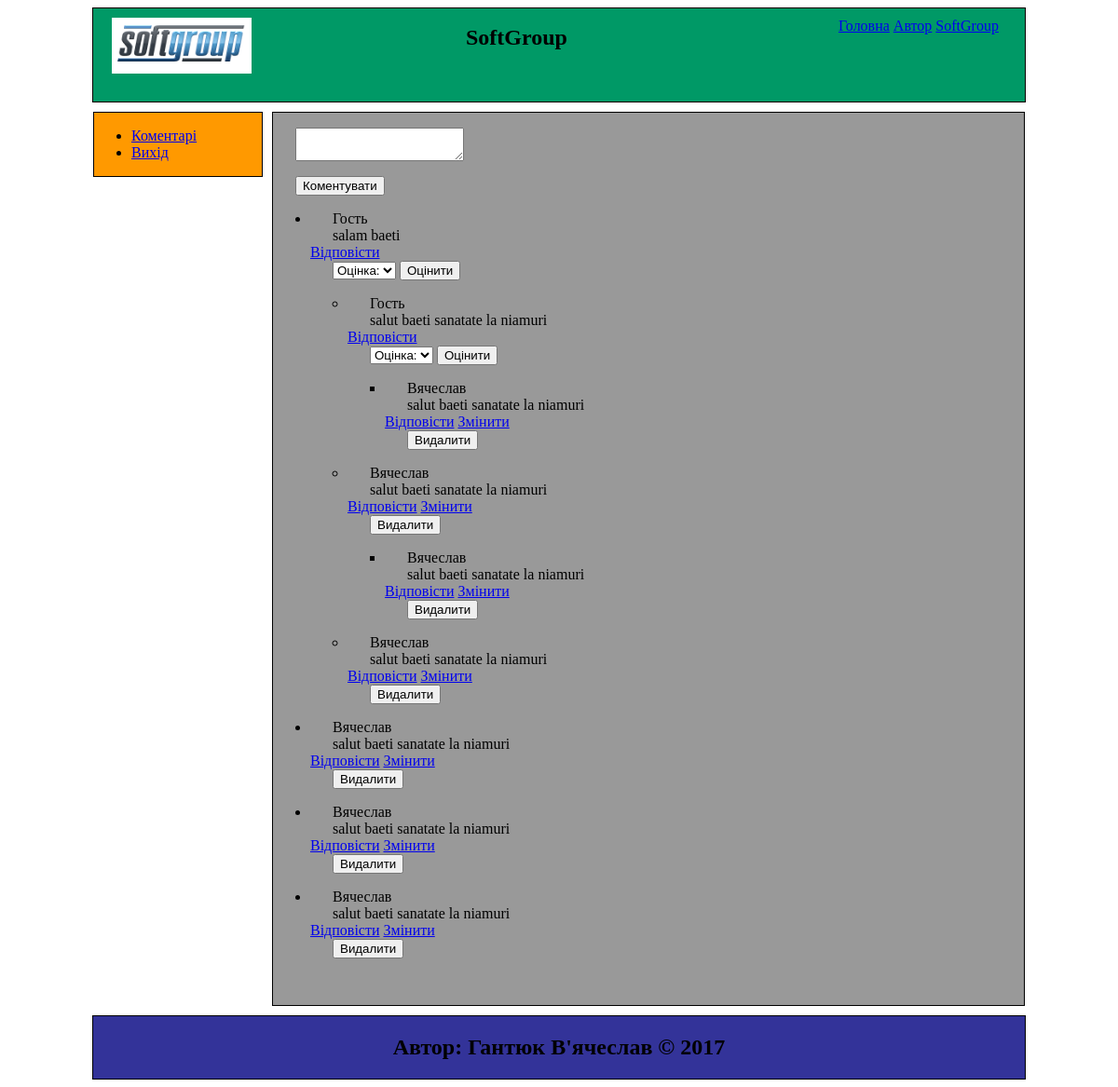
The app's page /main/coments (signed in) with its own data.
### tables this page shows
CREATE TABLE `coments` (
  `id` int(11) NOT NULL,
  `user_id` int(11) NOT NULL,
  `parent_id` int(11) NOT NULL,
  `text` varchar(255) NOT NULL
);

CREATE TABLE `users` (
  `id` int(11) NOT NULL,
  `Name` varchar(30) NOT NULL,
  `Email` varchar(30) NOT NULL,
  `Password` varchar(200) NOT NULL
);

### vender/core/base/Controller.php (called while the page is built, shortened)
<?php
abstract class Controller
{
    public $route = [];
    protected $vars = [];
    public function __construct($route)
    {
        $this->route = $route;
    }
    public function getView()
    {
        $vObj = new View($this->route);
        $vObj->render($this->getVars());
    }
    public function setVars($vars)
    {
        $this->vars = $vars;
    }
    public function getVars()
    {
        return $this->vars;
    }
}
?>

### public/index.php (called while the page is built, shortened)
<?php
$qveri = rtrim($_SERVER['QUERY_STRING'], '/');
spl_autoload_register(function ($class) {
    $file = ROOT . '/' . str_replace('\\', '/', $class) . '.php';
});
Router::dispatch($qveri);
?>

### config_db.php (called while the page is built)
<?php
return [
    'host' => 'localhost',
    'users' => 'root',
    'paswd' => '',
    'DB' => 'MVC_Coments'
];
?>

### vender/core/DB.php (called while the page is built, shortened)
<?php
class DB
{
    protected static $_instanse;
    protected function __construct()
    {
        $db = require ROOT . '/config_db.php';
        $this->_mysqli = new \mysqli($db['host'], $db['users'], $db['paswd'], $db['DB']);
    }
    public static function instanse()
    {
        if (self::$_instanse === null):
            self::$_instanse = new self;
        endif;
        return self::$_instanse;
    }
}
?>

### app/models/Coments.php (called while the page is built, shortened)
<?php
class Coments extends DB
{
    public function __construct()
    {
        $this->mysql_conect = DB::instanse();
    }
    public function ShowWherParentId($id)
    {
        return $this->mysql_conect->_mysqli->query("SELECT c.id, c.parent_id,c.text,u.Name,u.id AS user_id  FROM coments c INNER JOIN users u ON c.user_id = u.id WHERE c.parent_id = " . $id);
    }
}

### app/views/Main/coments.php (the view, shortened to what this page needs)
<?php
function getComment($row)
{ ?>
    <li class="coment">
        <div class="author"><?php echo $row['Name'] ?></div>
        <div class="text"><?php echo $row['text'] ?></div>
        <a href="#" class="reaply" id="<?php echo $row['id'] ?>" name="<?php echo $row['Name'] ?>">Відповісти</a>
        <?php if ($row["user_id"] == $_SESSION["User_login"]['id']): ?>
            <a href="#" class="chengy" id="<?php echo $row['id'] ?>" content="<?php echo $row['text'] ?>" name="">Змінити</a>
            <form action="/mvc_autorization/main/coments" method="post">
                <button name="delete" value="<?php echo $row['id'] ?>">Видалити</button>
            </form>
        <?php else:?>
            <form action="/mvc_autorization/main/coments" method="post">
                <select name="mark" >
                    <option value="">Оцінка:</option>
                </select>
                <button id="mark">Оцінити</button>
            </form>
        <?php endif;
        $coments_mod = new \app\models\Coments();
        $res = $coments_mod->ShowWherParentId($row['id']);
        if (!empty($res)) { ?>
            <ul id="<?php echo $row['id'] ?>">
                <?php foreach ($res as $res1) {
                    getComment($res1);
                } ?>
            </ul>
            <?php
        } ?>
    </li>
<?php }?>
<form id="comment_from" action="/mvc_autorization/main/coments" method="post">
    <p><textarea name="text"></textarea></p>
    <p><input type="submit" id="submit" value="Коментувати"/></p>
</form>
<ul id="comments">
    <?php
    foreach ($coments as $coment):
        getComment($coment);
    endforeach;
    ?>
    <br/>
</ul>

### vender/core/base/View.php (shortened to what this page needs)
<?php
class View
{
    public $route = [];
    public function __construct($route)
    {
        $this->route = $route;
    }
    public function render($vars)
    {
        $file_view = APP . "/views/{$this->route['controller']}/{$this->route['action']}.php";
        if (is_file($file_view)):
            require_once $file_view;
        else:
            echo "<p>nema<b>$file_view</b></p> ";
        endif;
        $contend = ob_get_clean();
        $file_layout = APP . "/views/layouts/defolt.php";
        if (is_file($file_layout)):
            require_once $file_layout;
        else:
            echo "<p>nema<b>$file_layout</b></p> ";
        endif;
    }
}
?>

### vender/core/Router.php (shortened to what this page needs)
<?php
class Router
{
    protected static $routes = [];
    protected static $route = [];
    public static function add($regexp, $router = [])
    {
        self::$routes[$regexp] = $router;
    }
    public static function matchRoute($url)
    {
        foreach (self::$routes as $patern => $route):
            if (preg_match("#$patern#i", $url, $matches)):
                foreach ($matches as $key => $value):
                    if (is_string($key)):
                        $route[$key] = $value;
                    endif;
                endforeach;
                $route['controller'] = self::upperCamelCase($route['controller']);
                self::$route = $route;
                return true;
            endif;
        endforeach;
        return false;
    }
    public static function dispatch($url)
    {
        $url = self::removeQueryString($url);
        if (self::matchRoute($url)):
            $controller = 'app\controllers\\' . self::$route['controller'] . "Controller";
            if (class_exists($controller)):
                $cObj = new $controller(self::$route);
                $action = self::lowerCamelCase(self::$route['action']);
                if (method_exists($cObj, $action)):
                    $cObj->$action();
                else:
                    require_once APP."/views/layouts/ERROR.php";
                endif;
            else:
                require_once APP."/views/layouts/ERROR.php";
            endif;
        else:
            require_once APP."/views/layouts/ERROR.php";
        endif;
    }
    protected static function upperCamelCase($name)
    {
        return str_replace(' ', '', ucwords(str_replace('-', ' ', $name)));
    }
    protected static function lowerCamelCase($name)
    {
        return lcfirst(self::upperCamelCase($name));
    }
    protected static function removeQueryString($url)
    {
        if ($url):
            $params = explode('&', $url, 2);
            if (false === strpos($params[0], '=')) {
                return rtrim($params[0], '/');
            } else return '';
        endif;
    }
}
?>

### app/controllers/MainController.php (shortened to what this page needs)
<?php
class MainController extends Controller
{
    public function coments()
    {
        if (isset($_SESSION['User_login'])) {
            $coment = new Coments();
            $coments = $coment->ShowWherParentId(0);
            $this->getView();
        } else {
            require_once APP."/views/layouts/ERROR.php";
        }
    }
}
?>

### app/views/layouts/defolt.php (shortened to what this page needs)
<link rel="stylesheet" type="text/css" href="/mvc_autorization/css/style.css"/>
</head>
<body>
<div class="header">
    <a target="_blank" href="http://www.soft-group.com">
        <img id="logo" src="/mvc_autorization/images/Logo.PNG" width="189" height="60">
    </a>
    <div class="menu_head">
        <a href="/mvc_autorization/main/index">Головна</a>
        <a href="/mvc_autorization/main/autor">Автор</a>
        <a target="_blank" href="http://www.soft-group.com">SoftGroup </a>
    </div>
    <div class="text_head">
        <h2>SoftGroup </h2>
    </div>
</div>
<div class="pages">
    <div class="sidebar">
        <ul>
            <?php if (isset($_SESSION['User_login'])): ?>
                <li><a href="/mvc_autorization/main/coments">Коментарі</a></li>
                <li><a href="/mvc_autorization/main/logout">Вихід</a></li>
            <?php else: ?>
                <li><a href="/mvc_autorization/main/login">Вхід</a></li>
                <li><a href="/mvc_autorization/main/registration">Реєстрація</a></li>
            <?php endif; ?>
        </ul>
    </div>
    <div class="content">
        <?php echo $contend; ?>
    </div>
</div>
<div align="center" class="footer">
    <h2>Автор: Гантюк В'ячеслав © 2017</h2>
</div>
</body>
</html>

### public/css/style.css (style rules this page uses)
.header { margin-left:auto; margin-right:auto; margin-bottom:10px; width:1000px; height:100px; border:1px solid #000000; background: #009966; background-image: url(img/1.gif); }
.pages { margin-left:auto; margin-right:auto; width:1000px; }
#logo { margin-left:20px; margin-top:10px; width:150px; }
.text_head { margin-top:-30px; margin-left:400px; }
.menu_head { margin-top:-60px; margin-left:800px; }
.content { width:806px; height:auto; border:1px solid #000000; background: #999999; float:left; text-indent: 1.5em; text-align: justify; }
p { text-indent: 1.5em; }
.sidebar { margin-right:10px; width:180px; height:auto; border:1px solid #000000; background: #FF9900; float:left; }
.footer { margin-top:10px; margin-left:auto; margin-right:auto; width:1000px; height:auto; border:1px solid #000000; background: #333399; }

### records on screen
coments: user.Name "Гость", text "salam baeti"
coments: user.Name "Гость", text "salut baeti sanatate la niamuri"
coments: user.Name "Вячеслав", text "salut baeti sanatate la niamuri", $row['id'] 9 (drawn)
coments: user.Name "Вячеслав", text "salut baeti sanatate la niamuri", $row['id'] 3 (drawn)
coments: user.Name "Вячеслав", text "salut baeti sanatate la niamuri", $row['id'] 4 (drawn)
coments: user.Name "Вячеслав", text "salut baeti sanatate la niamuri", $row['id'] 12 (drawn)
coments: user.Name "Вячеслав", text "salut baeti sanatate la niamuri", $row['id'] 26 (drawn)
coments: user.Name "Вячеслав", text "salut baeti sanatate la niamuri", $row['id'] 27 (drawn)
coments: user.Name "Вячеслав", text "salut baeti sanatate la niamuri", $row['id'] 29 (drawn)
